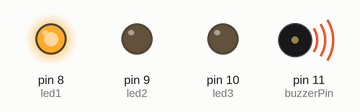
A sketch run on a simulated Arduino Uno, built with avr-gcc and run on an emulated ATmega328P. Shown: output pins drawn as LEDs (lit = HIGH), buzzer (waves = sounding).

Above: at 0.2 s.
At 0.9 s:
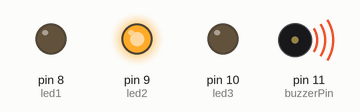
At 2.0 s:
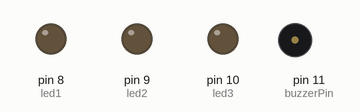
At 3.7 s:
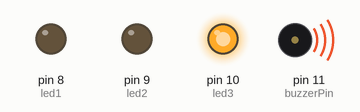
Timing chart, 0 to 4.8 s (numbered marks = the images above):
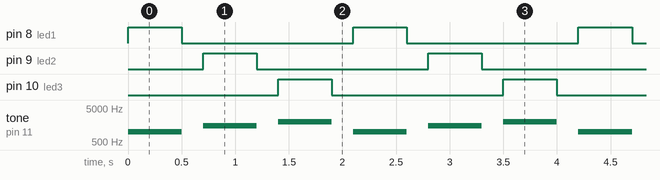

Measured:
- by itself, pin 8 (led1), pin 9 (led2), pin 10 (led3): alternates HIGH for 0.50 s and LOW for 1.6 s
- by itself, tone on pin 11 (buzzerPin): repeats every 2.1 s: silent 0.20 s, 1500 Hz 0.50 s, silent 0.20 s, 2000 Hz 0.50 s, silent 0.20 s, 1000 Hz 0.50 s

The sketch:

arduinobuzzer4.ino
```cpp
int buzzerPin = 11;
int led1 = 8;
int led2 = 9;
int led3 = 10;

void setup() {
  pinMode(buzzerPin, OUTPUT);
  pinMode(led1, OUTPUT);
  pinMode(led2, OUTPUT);
  pinMode(led3, OUTPUT);
}

void loop() {

  digitalWrite(led1, HIGH);
  tone(buzzerPin, 1000);
  delay(500);
  digitalWrite(led1, LOW);
  noTone(buzzerPin);
  delay(200);

  digitalWrite(led2, HIGH);
  tone(buzzerPin, 1500);
  delay(500);
  digitalWrite(led2, LOW);
  noTone(buzzerPin);
  delay(200);

  digitalWrite(led3, HIGH);
  tone(buzzerPin, 2000);
  delay(500);
  digitalWrite(led3, LOW);
  noTone(buzzerPin);
  delay(200);
}
```
